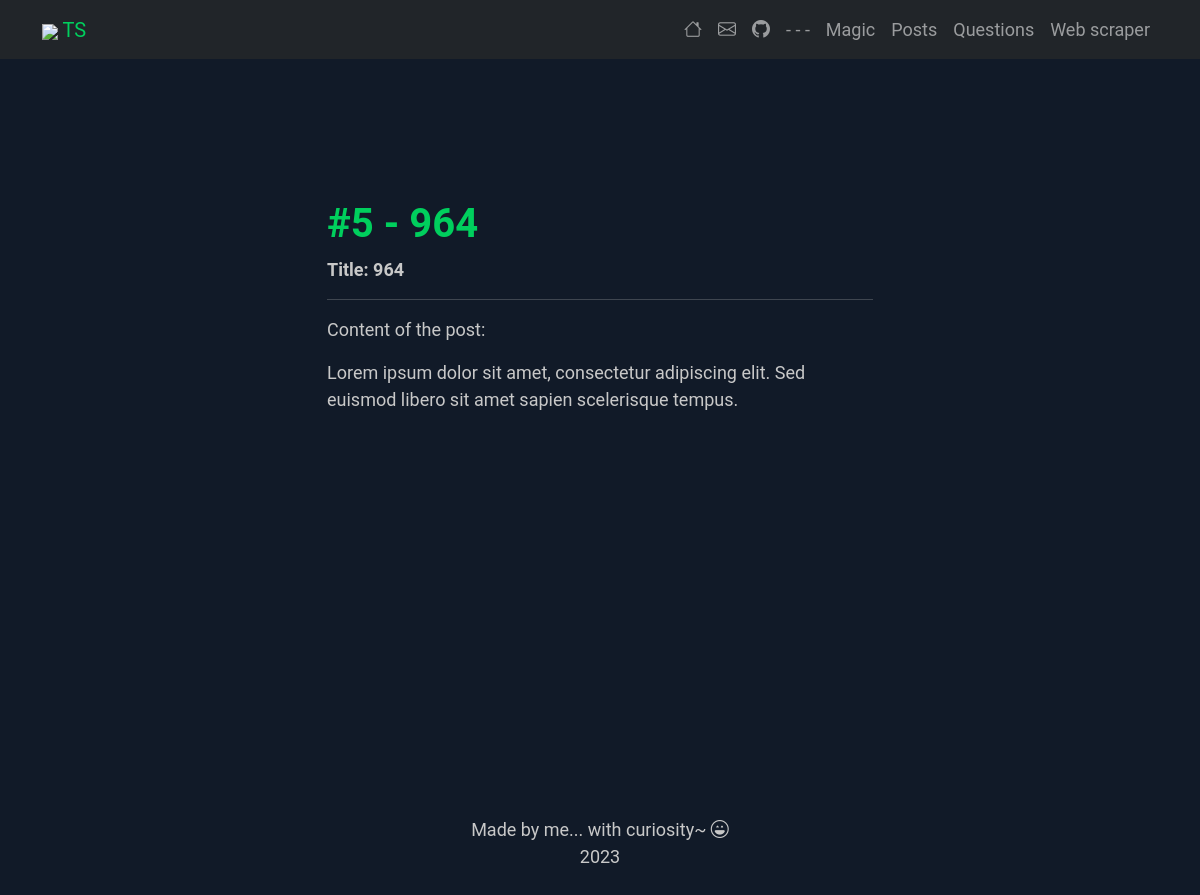
Screenshot of /posts/5/ with the database file from the repository.
### app/models/post.py (models this page shows, shortened)
class Post(db.Model):
    id = db.Column(db.Integer, primary_key=True)
    title = db.Column(db.String(150))
    content = db.Column(db.Text)

### app/posts/routes.py (the view)
@bp.route("/<int:post_id>/")
def single_post(post_id):
    single_post = Post.query.get_or_404(post_id)
    return render_template("posts/single_post.html", single_post=single_post)

### app/templates/posts/single_post.html
{% extends 'base.html' %}
{% block content %}
<section class="parallax-block">
    <div class="row justify-content-center">
        <div class="col-lg-6">
            <span class="title">
                <h1>{% block title %} #{{ single_post.id }} - {{ single_post.title }}{% endblock %}</h1>
            </span>
            <div class="content">
                <div class="single_post">
                    <p><b>Title: {{ single_post.title }}</b></p>
                    <hr>
                    <p>Content of the post:</p>
                    <p>{{ single_post.content }}</p>
                </div>
            </div>
        </div>
    </div>
</section>
{% endblock %}

### app/static/style.css (style rules this page uses)
body { height: 100vh; background: rgba(17, 26, 40, 1); color: rgb(200, 200, 200); font-size: 18px; font-family: Roboto, sans-serif; }
p, h5 { color: rgb(200, 200, 200); }
h1, h2 { color: rgba(0, 207, 93, 1); font-weight: bold; }
.parallax-block { min-height: 100vh; padding-top: 25vh; padding-bottom: 25vh; }

### rows the page displays
Post: id "5", title "964", content "Lorem ipsum dolor sit amet, consectetur adipiscing elit. Sed euismod libero sit amet sapien scelerisque tempus."
